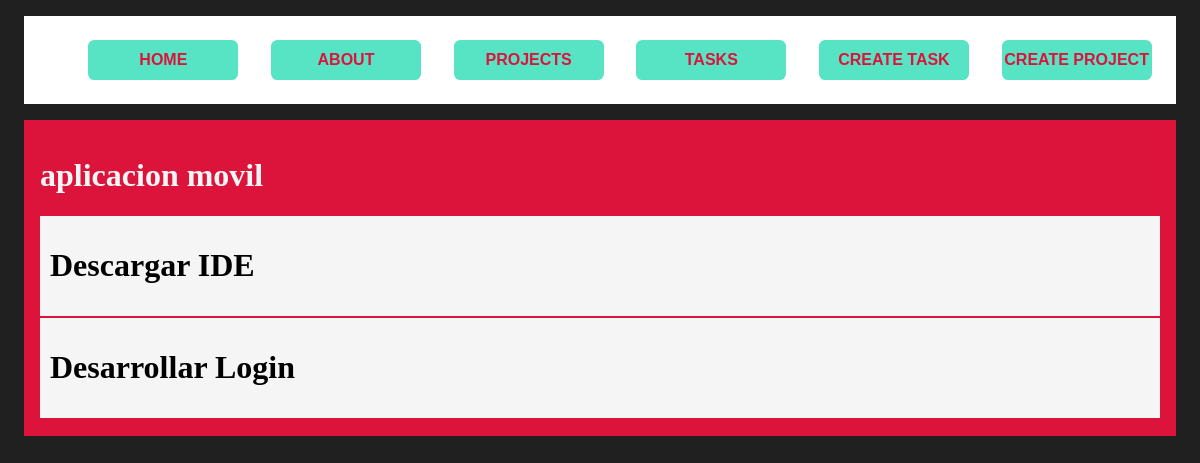
/projects/1, run on the app's committed database.
### list/models.py (models this page shows, shortened)
class Project(models.Model):
    name = models.CharField(max_length=200)
    def __str__(self):
        return self.name

class Task(models.Model):
    title = models.CharField(max_length=200)
    description = models.TextField()
    project = models.ForeignKey(Project, on_delete=models.CASCADE)
    done = models.BooleanField(default=False)

### list/views.py (the view)
# urls.py: path('projects/<int:id>', views.project_detail, name="project_detail"),
def project_detail(request, id):
    project = get_object_or_404(Project, id=id)
    tasks = Task.objects.filter(project_id=id)
    return render(request, 'projects/detail.html', {
        'project': project,
        'tasks': tasks
    })

### list/templates/projects/detail.html
{% extends 'layouts/base.html' %}
{% block content %}
<h1>{{project}}</h1>
{% for task in tasks %}
<div class="card">
    <h1>{{task.title}}</h1>
</div>
{% endfor %}
{% endblock %}

### list/static/css/main.css (style rules this page uses)
body { background: #202020; color: whitesmoke; }
.card { background: whitesmoke; padding: 10px; margin-bottom: 2px; color: black; }

### data on the page
Project: name "aplicacion movil"
Task: title "Descargar IDE"
Task: title "Desarrollar Login"
